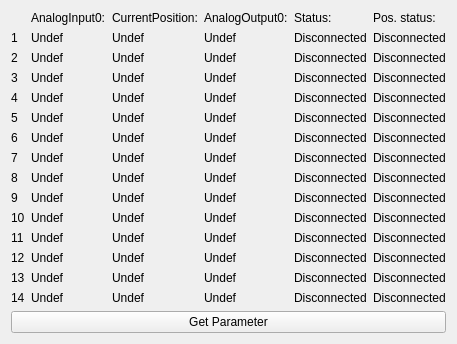
          <widget class="QWidget" name="AllParameter">
           <attribute name="title">
            <string>All Parameter</string>
           </attribute>
           <attribute name="toolTip">
            <string>All driver parameters briefing</string>
           </attribute>
           <layout class="QGridLayout" name="gridLayout_31">
            <item row="0" column="0">
             <layout class="QVBoxLayout" name="verticalLayout_33">
              <item>
               <layout class="QGridLayout" name="gridLayout_27">
                <item row="0" column="1">
                 <widget class="QLabel" name="label_305">
                  <property name="text">
                   <string>AnalogInput0:</string>
                  </property>
                 </widget>
                </item>
                <item row="0" column="2">
                 <widget class="QLabel" name="label_306">
                  <property name="text">
                   <string>CurrentPosition:</string>
                  </property>
                 </widget>
                </item>
                <item row="0" column="3">
                 <widget class="QLabel" name="label_307">
                  <property name="text">
                   <string>AnalogOutput0:</string>
                  </property>
                 </widget>
                </item>
                <item row="0" column="4">
                 <widget class="QLabel" name="label_308">
                  <property name="text">
                   <string>Status:</string>
                  </property>
                 </widget>
                </item>
                <item row="0" column="5">
                 <widget class="QLabel" name="label_324">
                  <property name="text">
                   <string>Pos. status:</string>
                  </property>
                 </widget>
                </item>
                <item row="1" column="0">
                 <widget class="QLabel" name="label_293">
                  <property name="text">
                   <string>1</string>
                  </property>
                 </widget>
                </item>
                <item row="1" column="1">
                 <widget class="QLabel" name="LabelAllAI0_1">
                  <property name="text">
                   <string>Undef</string>
                  </property>
                 </widget>
                </item>
                <item row="1" column="2">
                 <widget class="QLabel" name="LabelAllCurrPos_1">
                  <property name="text">
                   <string>Undef</string>
                  </property>
                 </widget>
                </item>
                <item row="1" column="3">
                 <widget class="QLabel" name="LabelAllAO_1">
                  <property name="text">
                   <string>Undef</string>
                  </property>
                 </widget>
                </item>
                <item row="1" column="4">
                 <widget class="QLabel" name="LabelAllStatus_1">
                  <property name="text">
                   <string>Disconnected</string>
                  </property>
                 </widget>
                </item>
                <item row="1" column="5">
                 <widget class="QLabel" name="LabelAllPosStatus_1">
                  <property name="text">
                   <string>Disconnected</string>
                  </property>
                 </widget>
                </item>
                <item row="2" column="0">
                 <widget class="QLabel" name="label_294">
                  <property name="text">
                   <string>2</string>
                  </property>
                 </widget>
                </item>
                <item row="2" column="1">
                 <widget class="QLabel" name="LabelAllAI0_2">
                  <property name="text">
                   <string>Undef</string>
                  </property>
                 </widget>
                </item>
                <item row="2" column="2">
                 <widget class="QLabel" name="LabelAllCurrPos_2">
                  <property name="text">
                   <string>Undef</string>
                  </property>
                 </widget>
                </item>
                <item row="2" column="3">
                 <widget class="QLabel" name="LabelAllAO_2">
                  <property name="text">
                   <string>Undef</string>
                  </property>
                 </widget>
                </item>
                <item row="2" column="4">
                 <widget class="QLabel" name="LabelAllStatus_2">
                  <property name="text">
                   <string>Disconnected</string>
                  </property>
                 </widget>
                </item>
                <item row="2" column="5">
                 <widget class="QLabel" name="LabelAllPosStatus_2">
                  <property name="text">
                   <string>Disconnected</string>
                  </property>
                 </widget>
                </item>
                <item row="3" column="0">
                 <widget class="QLabel" name="label_295">
                  <property name="text">
                   <string>3</string>
                  </property>
                 </widget>
                </item>
                <item row="3" column="1">
                 <widget class="QLabel" name="LabelAllAI0_3">
                  <property name="text">
                   <string>Undef</string>
                  </property>
                 </widget>
                </item>
                <item row="3" column="2">
                 <widget class="QLabel" name="LabelAllCurrPos_3">
                  <property name="text">
                   <string>Undef</string>
                  </property>
                 </widget>
                </item>
                <item row="3" column="3">
                 <widget class="QLabel" name="LabelAllAO_3">
                  <property name="text">
                   <string>Undef</string>
                  </property>
                 </widget>
                </item>
                <item row="3" column="4">
                 <widget class="QLabel" name="LabelAllStatus_3">
                  <property name="text">
                   <string>Disconnected</string>
                  </property>
                 </widget>
                </item>
                <item row="3" column="5">
                 <widget class="QLabel" name="LabelAllPosStatus_3">
                  <property name="text">
                   <string>Disconnected</string>
                  </property>
                 </widget>
                </item>
                <item row="4" column="0">
                 <widget class="QLabel" name="label_296">
                  <property name="text">
                   <string>4</string>
                  </property>
                 </widget>
                </item>
                <item row="4" column="1">
                 <widget class="QLabel" name="LabelAllAI0_4">
                  <property name="text">
                   <string>Undef</string>
                  </property>
                 </widget>
                </item>
                <item row="4" column="2">
                 <widget class="QLabel" name="LabelAllCurrPos_4">
                  <property name="text">
                   <string>Undef</string>
                  </property>
                 </widget>
                </item>
                <item row="4" column="3">
                 <widget class="QLabel" name="LabelAllAO_4">
                  <property name="text">
                   <string>Undef</string>
                  </property>
                 </widget>
                </item>
                <item row="4" column="4">
                 <widget class="QLabel" name="LabelAllStatus_4">
                  <property name="text">
                   <string>Disconnected</string>
                  </property>
                 </widget>
                </item>
                <item row="4" column="5">
                 <widget class="QLabel" name="LabelAllPosStatus_4">
                  <property name="text">
                   <string>Disconnected</string>
                  </property>
                 </widget>
                </item>
                <item row="5" column="0">
                 <widget class="QLabel" name="label_297">
                  <property name="text">
                   <string>5</string>
                  </property>
                 </widget>
                </item>
                <item row="5" column="1">
                 <widget class="QLabel" name="LabelAllAI0_5">
                  <property name="text">
                   <string>Undef</string>
                  </property>
                 </widget>
                </item>
                <item row="5" column="2">
                 <widget class="QLabel" name="LabelAllCurrPos_5">
                  <property name="text">
                   <string>Undef</string>
                  </property>
                 </widget>
                </item>
                <item row="5" column="3">
                 <widget class="QLabel" name="LabelAllAO_5">
                  <property name="text">
                   <string>Undef</string>
                  </property>
                 </widget>
                </item>
                <item row="5" column="4">
                 <widget class="QLabel" name="LabelAllStatus_5">
                  <property name="text">
                   <string>Disconnected</string>
                  </property>
                 </widget>
                </item>
                <item row="5" column="5">
                 <widget class="QLabel" name="LabelAllPosStatus_5">
                  <property name="text">
                   <string>Disconnected</string>
                  </property>
                 </widget>
                </item>
                <item row="6" column="0">
                 <widget class="QLabel" name="label_298">
                  <property name="text">
                   <string>6</string>
                  </property>
                 </widget>
                </item>
                <item row="6" column="1">
                 <widget class="QLabel" name="LabelAllAI0_6">
                  <property name="text">
                   <string>Undef</string>
                  </property>
                 </widget>
                </item>
                <item row="6" column="2">
                 <widget class="QLabel" name="LabelAllCurrPos_6">
                  <property name="text">
                   <string>Undef</string>
                  </property>
                 </widget>
                </item>
                <item row="6" column="3">
                 <widget class="QLabel" name="LabelAllAO_6">
                  <property name="text">
                   <string>Undef</string>
                  </property>
                 </widget>
                </item>
                <item row="6" column="4">
                 <widget class="QLabel" name="LabelAllStatus_6">
                  <property name="text">
                   <string>Disconnected</string>
                  </property>
                 </widget>
                </item>
                <item row="6" column="5">
                 <widget class="QLabel" name="LabelAllPosStatus_6">
                  <property name="text">
                   <string>Disconnected</string>
                  </property>
                 </widget>
                </item>
                <item row="7" column="0">
                 <widget class="QLabel" name="label_299">
                  <property name="text">
                   <string>7</string>
                  </property>
                 </widget>
                </item>
                <item row="7" column="1">
                 <widget class="QLabel" name="LabelAllAI0_7">
                  <property name="text">
                   <string>Undef</string>
                  </property>
                 </widget>
                </item>
                <item row="7" column="2">
                 <widget class="QLabel" name="LabelAllCurrPos_7">
                  <property name="text">
                   <string>Undef</string>
                  </property>
                 </widget>
                </item>
                <item row="7" column="3">
                 <widget class="QLabel" name="LabelAllAO_7">
                  <property name="text">
                   <string>Undef</string>
                  </property>
                 </widget>
                </item>
                <item row="7" column="4">
                 <widget class="QLabel" name="LabelAllStatus_7">
                  <property name="text">
                   <string>Disconnected</string>
                  </property>
                 </widget>
                </item>
                <item row="7" column="5">
                 <widget class="QLabel" name="LabelAllPosStatus_7">
                  <property name="text">
                   <string>Disconnected</string>
                  </property>
                 </widget>
                </item>
                <item row="8" column="0">
                 <widget class="QLabel" name="label_300">
                  <property name="text">
                   <string>8</string>
                  </property>
                 </widget>
                </item>
                <item row="8" column="1">
                 <widget class="QLabel" name="LabelAllAI0_8">
                  <property name="text">
                   <string>Undef</string>
                  </property>
                 </widget>
                </item>
                <item row="8" column="2">
                 <widget class="QLabel" name="LabelAllCurrPos_8">
                  <property name="text">
                   <string>Undef</string>
                  </property>
                 </widget>
                </item>
                <item row="8" column="3">
                 <widget class="QLabel" name="LabelAllAO_8">
                  <property name="text">
                   <string>Undef</string>
                  </property>
                 </widget>
                </item>
                <item row="8" column="4">
                 <widget class="QLabel" name="LabelAllStatus_8">
                  <property name="text">
                   <string>Disconnected</string>
                  </property>
                 </widget>
                </item>
                <item row="8" column="5">
                 <widget class="QLabel" name="LabelAllPosStatus_8">
                  <property name="text">
                   <string>Disconnected</string>
                  </property>
                 </widget>
                </item>
                <item row="9" column="0">
                 <widget class="QLabel" name="label_301">
                  <property name="text">
                   <string>9</string>
                  </property>
                 </widget>
                </item>
                <item row="9" column="1">
                 <widget class="QLabel" name="LabelAllAI0_9">
                  <property name="text">
                   <string>Undef</string>
                  </property>
                 </widget>
                </item>
                <item row="9" column="2">
                 <widget class="QLabel" name="LabelAllCurrPos_9">
                  <property name="text">
                   <string>Undef</string>
                  </property>
                 </widget>
                </item>
                <item row="9" column="3">
                 <widget class="QLabel" name="LabelAllAO_9">
                  <property name="text">
                   <string>Undef</string>
                  </property>
                 </widget>
                </item>
                <item row="9" column="4">
                 <widget class="QLabel" name="LabelAllStatus_9">
                  <property name="text">
                   <string>Disconnected</string>
                  </property>
                 </widget>
                </item>
                <item row="9" column="5">
                 <widget class="QLabel" name="LabelAllPosStatus_9">
                  <property name="text">
                   <string>Disconnected</string>
                  </property>
                 </widget>
                </item>
                <item row="10" column="0">
                 <widget class="QLabel" name="label_302">
                  <property name="text">
                   <string>10</string>
                  </property>
                 </widget>
                </item>
                <item row="10" column="1">
                 <widget class="QLabel" name="LabelAllAI0_10">
                  <property name="text">
                   <string>Undef</string>
                  </property>
                 </widget>
                </item>
                <item row="10" column="2">
                 <widget class="QLabel" name="LabelAllCurrPos_10">
                  <property name="text">
                   <string>Undef</string>
                  </property>
                 </widget>
                </item>
                <item row="10" column="3">
                 <widget class="QLabel" name="LabelAllAO_10">
                  <property name="text">
                   <string>Undef</string>
                  </property>
                 </widget>
                </item>
                <item row="10" column="4">
                 <widget class="QLabel" name="LabelAllStatus_10">
                  <property name="text">
                   <string>Disconnected</string>
                  </property>
                 </widget>
                </item>
                <item row="10" column="5">
                 <widget class="QLabel" name="LabelAllPosStatus_10">
                  <property name="text">
                   <string>Disconnected</string>
                  </property>
                 </widget>
                </item>
                <item row="11" column="0">
                 <widget class="QLabel" name="label_303">
                  <property name="text">
                   <string>11</string>
                  </property>
                 </widget>
                </item>
                <item row="11" column="1">
                 <widget class="QLabel" name="LabelAllAI0_11">
                  <property name="text">
                   <string>Undef</string>
                  </property>
                 </widget>
                </item>
                <item row="11" column="2">
                 <widget class="QLabel" name="LabelAllCurrPos_11">
                  <property name="text">
                   <string>Undef</string>
                  </property>
                 </widget>
                </item>
                <item row="11" column="3">
                 <widget class="QLabel" name="LabelAllAO_11">
                  <property name="text">
                   <string>Undef</string>
                  </property>
                 </widget>
                </item>
                <item row="11" column="4">
                 <widget class="QLabel" name="LabelAllStatus_11">
                  <property name="text">
                   <string>Disconnected</string>
                  </property>
                 </widget>
                </item>
                <item row="11" column="5">
                 <widget class="QLabel" name="LabelAllPosStatus_11">
                  <property name="text">
                   <string>Disconnected</string>
                  </property>
                 </widget>
                </item>
                <item row="12" column="0">
                 <widget class="QLabel" name="label_304">
                  <property name="text">
                   <string>12</string>
                  </property>
                 </widget>
                </item>
                <item row="12" column="1">
                 <widget class="QLabel" name="LabelAllAI0_12">
                  <property name="text">
                   <string>Undef</string>
                  </property>
                 </widget>
                </item>
                <item row="12" column="2">
                 <widget class="QLabel" name="LabelAllCurrPos_12">
                  <property name="text">
                   <string>Undef</string>
                  </property>
                 </widget>
                </item>
                <item row="12" column="3">
                 <widget class="QLabel" name="LabelAllAO_12">
                  <property name="text">
                   <string>Undef</string>
                  </property>
                 </widget>
                </item>
                <item row="12" column="4">
                 <widget class="QLabel" name="LabelAllStatus_12">
                  <property name="text">
                   <string>Disconnected</string>
                  </property>
                 </widget>
                </item>
                <item row="12" column="5">
                 <widget class="QLabel" name="LabelAllPosStatus_12">
                  <property name="text">
                   <string>Disconnected</string>
                  </property>
                 </widget>
                </item>
                <item row="13" column="0">
                 <widget class="QLabel" name="label_338">
                  <property name="text">
                   <string>13</string>
                  </property>
                 </widget>
                </item>
                <item row="13" column="1">
                 <widget class="QLabel" name="LabelAllAI0_13">
                  <property name="text">
                   <string>Undef</string>
                  </property>
                 </widget>
                </item>
                <item row="13" column="2">
                 <widget class="QLabel" name="LabelAllCurrPos_13">
                  <property name="text">
                   <string>Undef</string>
                  </property>
                 </widget>
                </item>
                <item row="13" column="3">
                 <widget class="QLabel" name="LabelAllAO_13">
                  <property name="text">
                   <string>Undef</string>
                  </property>
                 </widget>
                </item>
                <item row="13" column="4">
                 <widget class="QLabel" name="LabelAllStatus_13">
                  <property name="text">
                   <string>Disconnected</string>
                  </property>
                 </widget>
                </item>
                <item row="13" column="5">
                 <widget class="QLabel" name="LabelAllPosStatus_13">
                  <property name="text">
                   <string>Disconnected</string>
                  </property>
                 </widget>
                </item>
                <item row="14" column="0">
                 <widget class="QLabel" name="label_339">
                  <property name="text">
                   <string>14</string>
                  </property>
                 </widget>
                </item>
                <item row="14" column="1">
                 <widget class="QLabel" name="LabelAllAI0_14">
                  <property name="text">
                   <string>Undef</string>
                  </property>
                 </widget>
                </item>
                <item row="14" column="2">
                 <widget class="QLabel" name="LabelAllCurrPos_14">
                  <property name="text">
                   <string>Undef</string>
                  </property>
                 </widget>
                </item>
                <item row="14" column="3">
                 <widget class="QLabel" name="LabelAllAO_14">
                  <property name="text">
                   <string>Undef</string>
                  </property>
                 </widget>
                </item>
                <item row="14" column="4">
                 <widget class="QLabel" name="LabelAllStatus_14">
                  <property name="text">
                   <string>Disconnected</string>
                  </property>
                 </widget>
                </item>
                <item row="14" column="5">
                 <widget class="QLabel" name="LabelAllPosStatus_14">
                  <property name="text">
                   <string>Disconnected</string>
                  </property>
                 </widget>
                </item>
               </layout>
              </item>
              <item>
               <widget class="QPushButton" name="GetAllParameter">
                <property name="toolTip">
                 <string>Get the parameters of all drivers</string>
                </property>
                <property name="text">
                 <string>Get Parameter</string>
                </property>
               </widget>
              </item>
             </layout>
            </item>
           </layout>
          </widget>
